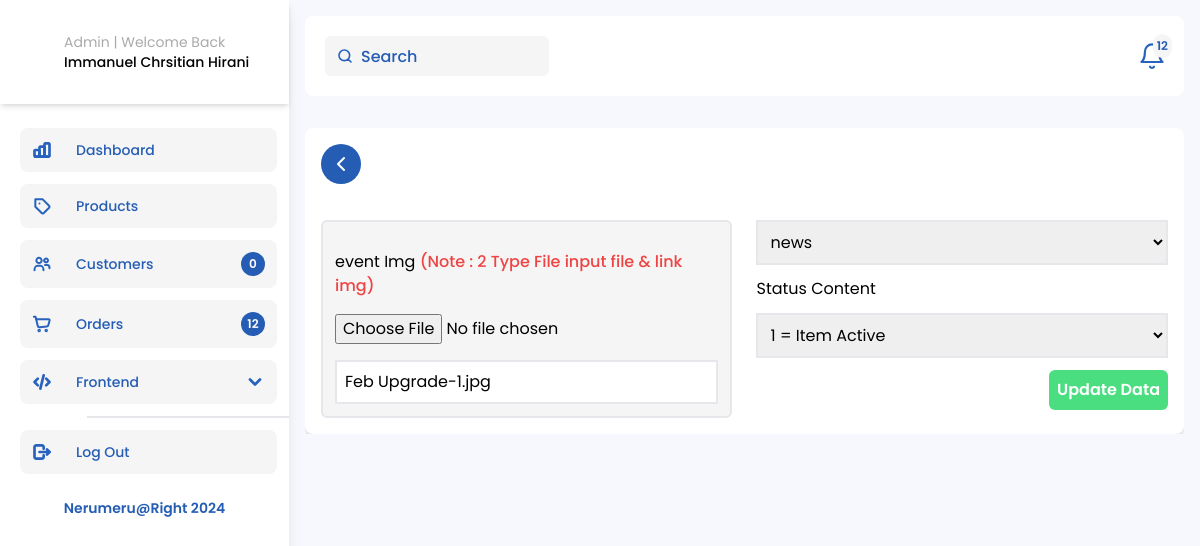
Before: /Admin-news-UpdateData.php?news_id=10 with the older database file.
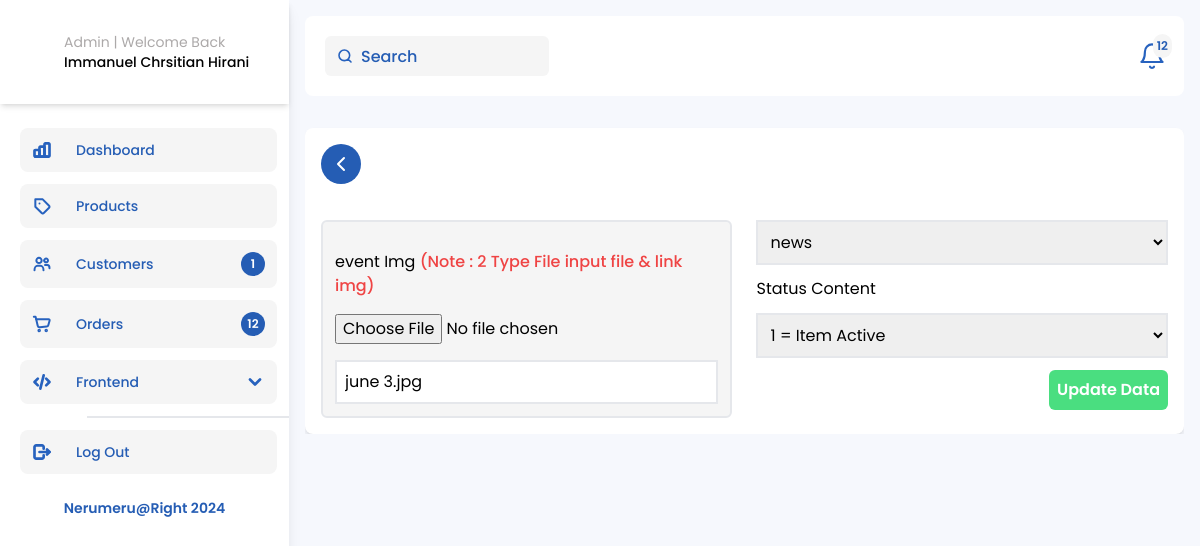
After: the same page with the newer database file.
### tables this page shows
CREATE TABLE `neru_event` (
  `event_id` int(11) NOT NULL,
  `event_type` varchar(50) NOT NULL,
  `event_img` varchar(100) NOT NULL,
  `status` int(1) NOT NULL,
  `insert_date` datetime NOT NULL DEFAULT current_timestamp(),
  `lastUpdate_date` datetime NOT NULL DEFAULT current_timestamp()
);

### function.php (called while the page is built, shortened)
<?php
$conn = mysqli_connect('localhost', 'root', '', 'nerumeru');
function query($query)
{
    global $conn;
    $result = mysqli_query($conn, $query);
    $rows = [];
    foreach ($result as $row) {
        $rows[] = $row;
    }
    return $rows;
}

### Admin-news-UpdateData.php (the view, shortened to what the changed rows need)
<?php
require "function.php";
$id = $_GET["news_id"];
$event = query("SELECT * FROM neru_event WHERE event_id = $id")[0];
?>
<!doctype html>
<html lang="en">
<head>
    <link rel="stylesheet" href="css/output.css" />
    <link rel="stylesheet" href="https://cdn.jsdelivr.net/npm/swiper@10/swiper-bundle.min.css" />
    <link rel="stylesheet" href="https://cdn.jsdelivr.net/npm/swiper@10/swiper-bundle.min.css" />
</head>
<body>
    <main class="my-0">
        <section class="admin relative h-screen overflow-hidden my-0">
            <div class="flex items-start justify-between">
                <?php include("sidebar.admin.php"); ?>
                <div class="flex flex-col gap-4 container">
                    <div class="max-h-screen w-full overflow-y-auto">
                        <div class="container bg-white rounded-lg shadow-md 3xl:h-[760px] 2xl:h-[550px] flex flex-col gap-3 overflow-y-auto mt-4">
                            <form class="w-full" action="" method="post" enctype="multipart/form-data">
                                <div class="grid grid-cols-2 gap-6">
                                    <div class="flex flex-col w-full gap-3">
                                        <div class="w-full flex flex-col gap-4  bg-white-neru rounded-md border-2 p-3">
                                            <label for="">event Img <span class="text-red-500 font-medium">(Note : 2 Type File input file & link img)</span> </label>
                                            <input type="file" name="gambar">
                                            <input class="w-full p-2 outline-none border-2" type="text" name="event_img" value="<?= $event["event_img"] ?>" />
                                        </div>
                                    </div>
                                    <div class="flex flex-col w-full gap-3">
                                        <select name="event_type" class="w-full p-2 outline-none border-2" name="status" id="status">
                                            <option value="<?= $event["event_type"] ?>"><?= $event["event_type"] ?></option>
                                        </select>
                                        <label for="">Status Content</label>
                                        <select class="w-full p-2 outline-none border-2" name="status" id="status">
                                            <option> <?= $event["status"] ?>
                                                <?php if ($event["status"] === "1") : ?>
                                                    <?= "= Item Active" ?>
                                                <?php else : ?>
                                                    <?= "= Item Non-Active" ?>
                                                <?php endif; ?>
                                            </option>
                                        </select>
                                        <button type="submit" name="submit" class="bg-green-400 p-2 rounded-md text-white font-semibold w-fit self-end">Update Data</button>
                                    </div>
                                </div>
                            </form>
                        </div>
                    </div>
                </div>
            </div>
        </section>
    </main>
</body>
</html>

### sidebar.admin.php (shortened to what the changed rows need)
<div class="relative hidden h-screen shadow-lg lg:block w-96">
  <div id="SidebarAdmin" class="h-full bg-white">
    <nav class="mt-6 pb-5">
      <div class="flex flex-col gap-3">
        <div class="flex flex-col CustomerNav  navBarAdmin cursor-pointer items-center justify-start w-full px-3 text-gray-800 border-l-8 border-blue-Neru border-opacity-0 transition-all ease-in-out duration-300 dark:text-white" href="#">
          <span onclick="window.location.href ='Admin-Customer.php';" class="mx-2 text-sm font-medium w-full p-3 bg-white-neru rounded-lg flex items-center gap-6">
            <?php
            $query = "SELECT COUNT(*) AS total_users FROM user";
            $result = mysqli_query($conn, $query);
            if ($result) {
              $row = mysqli_fetch_assoc($result);
              $total_users = $row['total_users'];
              echo '<div class="badge bg-blue-Neru rounded-full flex items-center justify-center w-6 h-6 ms-auto">';
              echo '<h6 class="text-xs text-white font-semibold">' . $total_users . '</h6>';
              echo '</div>';
            } else {
              echo "Gagal melakukan query: " . mysqli_error($conn);
            }
            ?>
          </span>
        </div>
      </div>
    </nav>
  </div>
</div>

Changed rows visible on the page:
changed neru_event "news": event_img "Feb Upgrade-1.jpg" → "june 3.jpg"
Other visible differences:
$total_users: "0" → "1"
